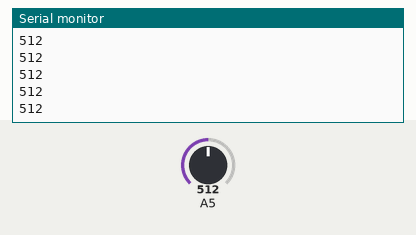
Recording of a sketch running on a simulated Arduino Uno, built with avr-gcc and run on an emulated ATmega328P. On the bench: the last lines printed to the serial monitor. The test bench sets the inputs (shaded band); at power-on: A5 = 512.

Above: at 1.2 s.
1.3 s: A5 set to 716
At 1.31 s:
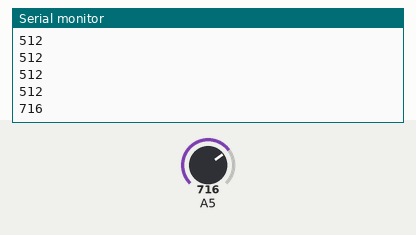
2.8 s: A5 set to 900
At 2.81 s:
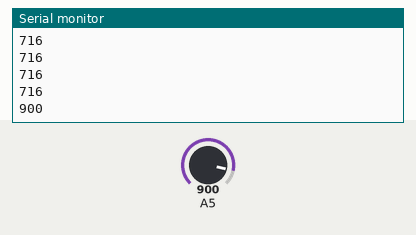
Timing chart, 0 to 5.8 s (numbered marks = the images above; inputs shaded):
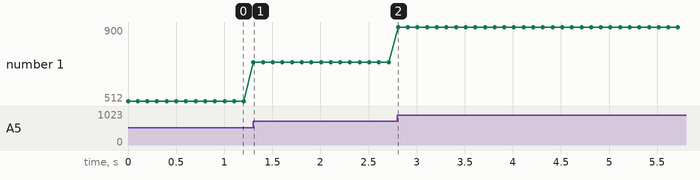

The sketch:

Sound_Sensor.ino
```cpp
void setup(){
  Serial.begin (115200);
}

void loop (){
  int val;
  val=analogRead(13);
  Serial.println(val);
  delay(100);
}
```

Measured:
- after the input at 1.3 s, the serial monitor: prints a new line at once (image 1)
- after the input at 2.8 s, the serial monitor: prints a new line at once (image 2)
- plotted number 1: 512 → 716 after the input at 1.3 s, 716 → 900 after the input at 2.8 s
